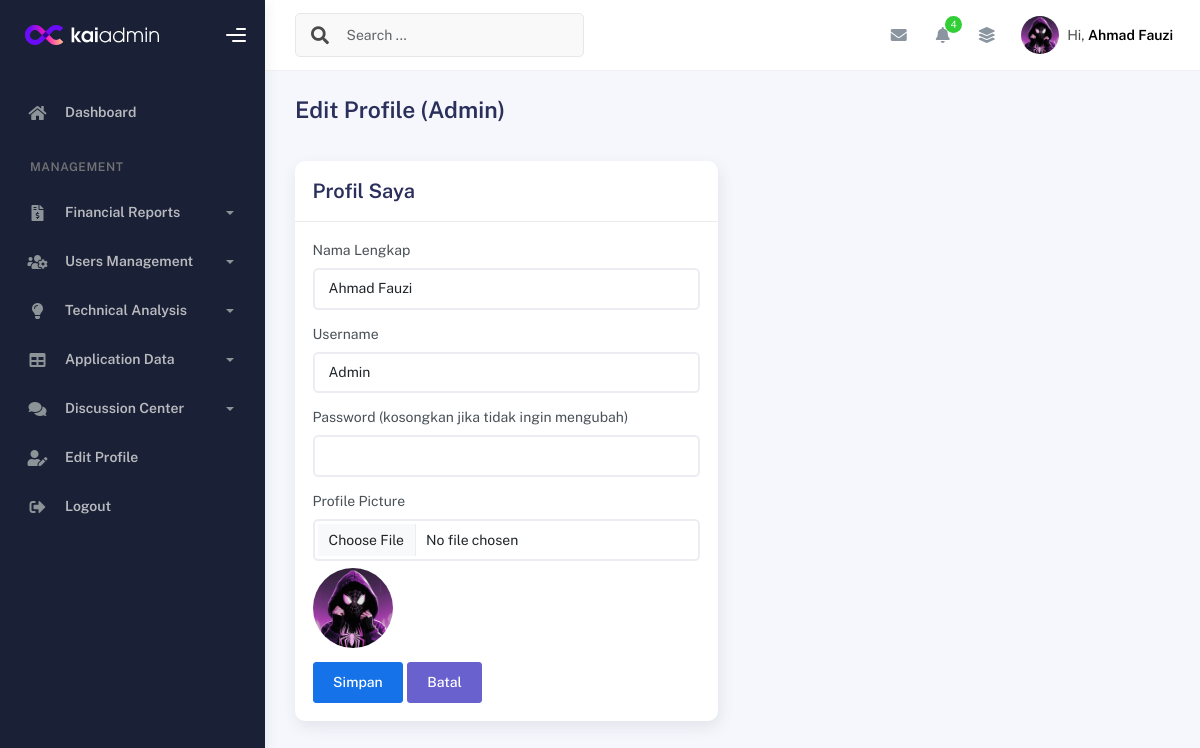
The page /admin/edit_profile.php (signed in) on the database its author committed.
### tables this page shows
CREATE TABLE `user` (
  `id_user` int NOT NULL,
  `nama_lengkap` varchar(100) NOT NULL,
  `username` varchar(50) NOT NULL,
  `password` varchar(255) NOT NULL,
  `role` enum('admin','operator','user') NOT NULL,
  `status` enum('aktif','nonaktif') DEFAULT 'aktif',
  `profile_picture` varchar(255) DEFAULT NULL,
  `created_at` timestamp NULL DEFAULT CURRENT_TIMESTAMP,
  `background_picture` varchar(255) DEFAULT NULL
);

### admin/edit_profile.php (the view, shortened to what this page needs)
<?php
include '../config/database.php';
$currentUserId = $_SESSION['id_user'] ?? null;
$stmt = $conn->prepare('SELECT id_user, nama_lengkap, username, profile_picture FROM user WHERE id_user = ?');
$stmt->bind_param('i', $currentUserId);
$stmt->execute();
$res = $stmt->get_result();
$user = $res->fetch_assoc();
?>
<!DOCTYPE html>
<html lang="id">
<head>
    <link rel="stylesheet" href="../assets/css/bootstrap.min.css" />
    <link rel="stylesheet" href="../assets/css/plugins.min.css" />
    <link rel="stylesheet" href="../assets/css/kaiadmin.min.css" />
</head>
<body>
    <div class="wrapper">
        <?php include 'layout_admin/sidebar.php'; ?>
        <div class="main-panel">
            <div class="main-header">
                <?php include 'layout_admin/navbar.php'; ?>
            </div>
            <div class="container">
                <div class="page-inner">
                    <div class="page-header">
                        <h3 class="fw-bold mb-3">Edit Profile (Admin)</h3>
                    </div>
                    <div class="row">
                        <div class="col-md-6">
                            <div class="card">
                                <div class="card-header">
                                    <div class="card-title">Profil Saya</div>
                                </div>
                                <div class="card-body">
                                    <form method="post" enctype="multipart/form-data">
                                        <div class="mb-3">
                                            <label class="form-label">Nama Lengkap</label>
                                            <input type="text" name="nama_lengkap" class="form-control" required value="<?php echo htmlspecialchars($user['nama_lengkap'] ?? ''); ?>">
                                        </div>
                                        <div class="mb-3">
                                            <label class="form-label">Username</label>
                                            <input type="text" name="username" class="form-control" required value="<?php echo htmlspecialchars($user['username'] ?? ''); ?>">
                                        </div>
                                        <div class="mb-3">
                                            <label class="form-label">Password (kosongkan jika tidak ingin mengubah)</label>
                                            <input type="password" name="password" class="form-control">
                                        </div>
                                        <div class="mb-3">
                                            <label class="form-label">Profile Picture</label>
                                            <input type="file" name="profile_picture" accept="image/*" class="form-control">
                                            <?php if (!empty($user['profile_picture'])): ?>
                                                <div class="mt-2"><img src="../upload/profile/<?php echo htmlspecialchars($user['profile_picture']); ?>" alt="avatar" style="width:80px;height:80px;object-fit:cover;border-radius:50%;"></div>
                                            <?php endif; ?>
                                        </div>
                                        <div class="mt-2">
                                            <button type="submit" class="btn btn-primary">Simpan</button>
                                            <a href="dashboard_admin.php" class="btn btn-secondary">Batal</a>
                                        </div>
                                    </form>
                                </div>
                            </div>
                        </div>
                    </div>
                </div>
            </div>
            <?php include 'layout_admin/footer.php'; ?>
        </div>
    </div>
</body>
</html>

### admin/layout_admin/footer.php (style rules this page uses)
.main-panel { display: flex; flex-direction: column; min-height: 100vh; }
.main-panel>.container, .main-panel>.page-inner, .main-panel>.main-content { flex: 1 0 auto; }

### rows shown on the page
user: nama_lengkap "Ahmad Fauzi", username "Admin", profile_picture (picture)

### other values the page prints
$display_name "Ahmad Fauzi"
